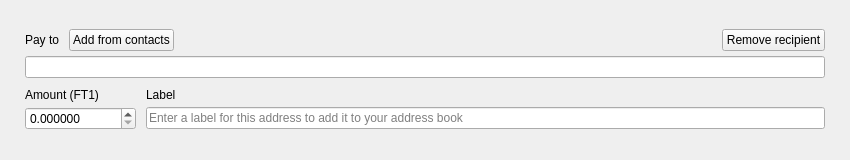
<?xml version="1.0" encoding="UTF-8"?>
<ui version="4.0">
 <class>TransferFrame</class>
 <widget class="QFrame" name="TransferFrame">
  <property name="geometry">
   <rect>
    <x>0</x>
    <y>0</y>
    <width>850</width>
    <height>160</height>
   </rect>
  </property>
  <property name="sizePolicy">
   <sizepolicy hsizetype="Preferred" vsizetype="Preferred">
    <horstretch>0</horstretch>
    <verstretch>150</verstretch>
   </sizepolicy>
  </property>
  <property name="minimumSize">
   <size>
    <width>0</width>
    <height>160</height>
   </size>
  </property>
  <property name="maximumSize">
   <size>
    <width>16777215</width>
    <height>160</height>
   </size>
  </property>
  <property name="windowTitle">
   <string>Frame</string>
  </property>
  <property name="styleSheet">
   <string notr="true"/>
  </property>
  <property name="frameShape">
   <enum>QFrame::NoFrame</enum>
  </property>
  <property name="frameShadow">
   <enum>QFrame::Plain</enum>
  </property>
  <layout class="QVBoxLayout" name="verticalLayout">
   <property name="spacing">
    <number>10</number>
   </property>
   <property name="leftMargin">
    <number>25</number>
   </property>
   <property name="rightMargin">
    <number>25</number>
   </property>
   <item>
    <spacer name="verticalSpacer_2">
     <property name="orientation">
      <enum>Qt::Vertical</enum>
     </property>
     <property name="sizeHint" stdset="0">
      <size>
       <width>20</width>
       <height>40</height>
      </size>
     </property>
    </spacer>
   </item>
   <item>
    <layout class="QGridLayout" name="gridLayout">
     <property name="verticalSpacing">
      <number>5</number>
     </property>
     <item row="0" column="0">
      <widget class="QLabel" name="m_payToTextLabel">
       <property name="sizePolicy">
        <sizepolicy hsizetype="Minimum" vsizetype="Minimum">
         <horstretch>0</horstretch>
         <verstretch>0</verstretch>
        </sizepolicy>
       </property>
       <property name="text">
        <string>Pay to</string>
       </property>
       <property name="alignment">
        <set>Qt::AlignLeading|Qt::AlignLeft|Qt::AlignVCenter</set>
       </property>
       <property name="margin">
        <number>0</number>
       </property>
       <property name="indent">
        <number>0</number>
       </property>
      </widget>
     </item>
     <item row="0" column="1">
      <widget class="QPushButton" name="m_addressBookButton">
       <property name="sizePolicy">
        <sizepolicy hsizetype="Preferred" vsizetype="Minimum">
         <horstretch>0</horstretch>
         <verstretch>0</verstretch>
        </sizepolicy>
       </property>
       <property name="cursor">
        <cursorShape>PointingHandCursor</cursorShape>
       </property>
       <property name="focusPolicy">
        <enum>Qt::StrongFocus</enum>
       </property>
       <property name="layoutDirection">
        <enum>Qt::LeftToRight</enum>
       </property>
       <property name="text">
        <string>Add from contacts</string>
       </property>
       <property name="flat">
        <bool>false</bool>
       </property>
      </widget>
     </item>
     <item row="0" column="2">
      <spacer name="horizontalSpacer">
       <property name="orientation">
        <enum>Qt::Horizontal</enum>
       </property>
       <property name="sizeHint" stdset="0">
        <size>
         <width>318</width>
         <height>10</height>
        </size>
       </property>
      </spacer>
     </item>
     <item row="0" column="3" alignment="Qt::AlignBottom">
      <widget class="QPushButton" name="m_removeButton">
       <property name="sizePolicy">
        <sizepolicy hsizetype="Preferred" vsizetype="Minimum">
         <horstretch>0</horstretch>
         <verstretch>0</verstretch>
        </sizepolicy>
       </property>
       <property name="cursor">
        <cursorShape>PointingHandCursor</cursorShape>
       </property>
       <property name="focusPolicy">
        <enum>Qt::StrongFocus</enum>
       </property>
       <property name="text">
        <string>Remove recipient</string>
       </property>
       <property name="flat">
        <bool>false</bool>
       </property>
      </widget>
     </item>
     <item row="1" column="0" colspan="4">
      <widget class="QLineEdit" name="m_sendAddressEdit">
       <property name="styleSheet">
        <string notr="true">[errorState=&quot;true&quot;] {
  border-color: #ef3131;
}</string>
       </property>
      </widget>
     </item>
    </layout>
   </item>
   <item>
    <layout class="QGridLayout" name="gridLayout_2">
     <property name="verticalSpacing">
      <number>5</number>
     </property>
     <item row="0" column="0">
      <widget class="QLabel" name="m_amountTextLabel">
       <property name="text">
        <string>Amount (FT1)</string>
       </property>
       <property name="alignment">
        <set>Qt::AlignBottom|Qt::AlignLeading|Qt::AlignLeft</set>
       </property>
       <property name="indent">
        <number>0</number>
       </property>
      </widget>
     </item>
     <item row="0" column="1">
      <widget class="QLabel" name="m_labelTextLabel">
       <property name="text">
        <string>Label</string>
       </property>
       <property name="alignment">
        <set>Qt::AlignBottom|Qt::AlignLeading|Qt::AlignLeft</set>
       </property>
       <property name="indent">
        <number>0</number>
       </property>
      </widget>
     </item>
     <item row="1" column="0">
      <widget class="QDoubleSpinBox" name="m_sendAmountSpin">
       <property name="focusPolicy">
        <enum>Qt::StrongFocus</enum>
       </property>
       <property name="layoutDirection">
        <enum>Qt::LeftToRight</enum>
       </property>
       <property name="styleSheet">
        <string notr="true">[errorState=&quot;true&quot;] {
  border-color: #ef3131;
}</string>
       </property>
       <property name="buttonSymbols">
        <enum>QAbstractSpinBox::UpDownArrows</enum>
       </property>
       <property name="suffix">
        <string notr="true"/>
       </property>
       <property name="decimals">
        <number>6</number>
       </property>
       <property name="maximum">
        <double>10000000000.000000000000000</double>
       </property>
      </widget>
     </item>
     <item row="1" column="1">
      <widget class="QLineEdit" name="m_sendLabelEdit">
       <property name="styleSheet">
        <string notr="true">[errorState=&quot;true&quot;] {
  border-color: #ef3131;
}</string>
       </property>
       <property name="placeholderText">
        <string>Enter a label for this address to add it to your address book</string>
       </property>
      </widget>
     </item>
    </layout>
   </item>
   <item>
    <spacer name="verticalSpacer">
     <property name="orientation">
      <enum>Qt::Vertical</enum>
     </property>
     <property name="sizeHint" stdset="0">
      <size>
       <width>20</width>
       <height>40</height>
      </size>
     </property>
    </spacer>
   </item>
  </layout>
 </widget>
 <tabstops>
  <tabstop>m_addressBookButton</tabstop>
  <tabstop>m_removeButton</tabstop>
  <tabstop>m_sendAddressEdit</tabstop>
  <tabstop>m_sendAmountSpin</tabstop>
  <tabstop>m_sendLabelEdit</tabstop>
 </tabstops>
 <resources/>
 <connections>
  <connection>
   <sender>m_removeButton</sender>
   <signal>clicked()</signal>
   <receiver>TransferFrame</receiver>
   <slot>deleteLater()</slot>
   <hints>
    <hint type="sourcelabel">
     <x>797</x>
     <y>41</y>
    </hint>
    <hint type="destinationlabel">
     <x>445</x>
     <y>79</y>
    </hint>
   </hints>
  </connection>
  <connection>
   <sender>m_addressBookButton</sender>
   <signal>clicked()</signal>
   <receiver>TransferFrame</receiver>
   <slot>addressBookClicked()</slot>
   <hints>
    <hint type="sourcelabel">
     <x>136</x>
     <y>41</y>
    </hint>
    <hint type="destinationlabel">
     <x>445</x>
     <y>79</y>
    </hint>
   </hints>
  </connection>
  <connection>
   <sender>m_sendAddressEdit</sender>
   <signal>textChanged(QString)</signal>
   <receiver>TransferFrame</receiver>
   <slot>labelOrAddressChanged(QString)</slot>
   <hints>
    <hint type="sourcelabel">
     <x>445</x>
     <y>56</y>
    </hint>
    <hint type="destinationlabel">
     <x>445</x>
     <y>79</y>
    </hint>
   </hints>
  </connection>
  <connection>
   <sender>m_sendLabelEdit</sender>
   <signal>textChanged(QString)</signal>
   <receiver>TransferFrame</receiver>
   <slot>labelOrAddressChanged(QString)</slot>
   <hints>
    <hint type="sourcelabel">
     <x>582</x>
     <y>128</y>
    </hint>
    <hint type="destinationlabel">
     <x>445</x>
     <y>79</y>
    </hint>
   </hints>
  </connection>
  <connection>
   <sender>m_sendAmountSpin</sender>
   <signal>valueChanged(QString)</signal>
   <receiver>TransferFrame</receiver>
   <slot>amountStringChanged(QString)</slot>
   <hints>
    <hint type="sourcelabel">
     <x>124</x>
     <y>124</y>
    </hint>
    <hint type="destinationlabel">
     <x>453</x>
     <y>79</y>
    </hint>
   </hints>
  </connection>
  <connection>
   <sender>m_sendAddressEdit</sender>
   <signal>textChanged(QString)</signal>
   <receiver>TransferFrame</receiver>
   <slot>addressChanged(QString)</slot>
   <hints>
    <hint type="sourcelabel">
     <x>453</x>
     <y>69</y>
    </hint>
    <hint type="destinationlabel">
     <x>453</x>
     <y>79</y>
    </hint>
   </hints>
  </connection>
  <connection>
   <sender>m_sendAmountSpin</sender>
   <signal>valueChanged(double)</signal>
   <receiver>TransferFrame</receiver>
   <slot>validateAmount(double)</slot>
   <hints>
    <hint type="sourcelabel">
     <x>104</x>
     <y>125</y>
    </hint>
    <hint type="destinationlabel">
     <x>424</x>
     <y>79</y>
    </hint>
   </hints>
  </connection>
 </connections>
 <slots>
  <slot>addressBookClicked()</slot>
  <slot>pasteClicked()</slot>
  <slot>labelOrAddressChanged(QString)</slot>
  <slot>addressChanged(QString)</slot>
  <slot>amountStringChanged(QString)</slot>
  <slot>validateAmount(double)</slot>
 </slots>
</ui>
